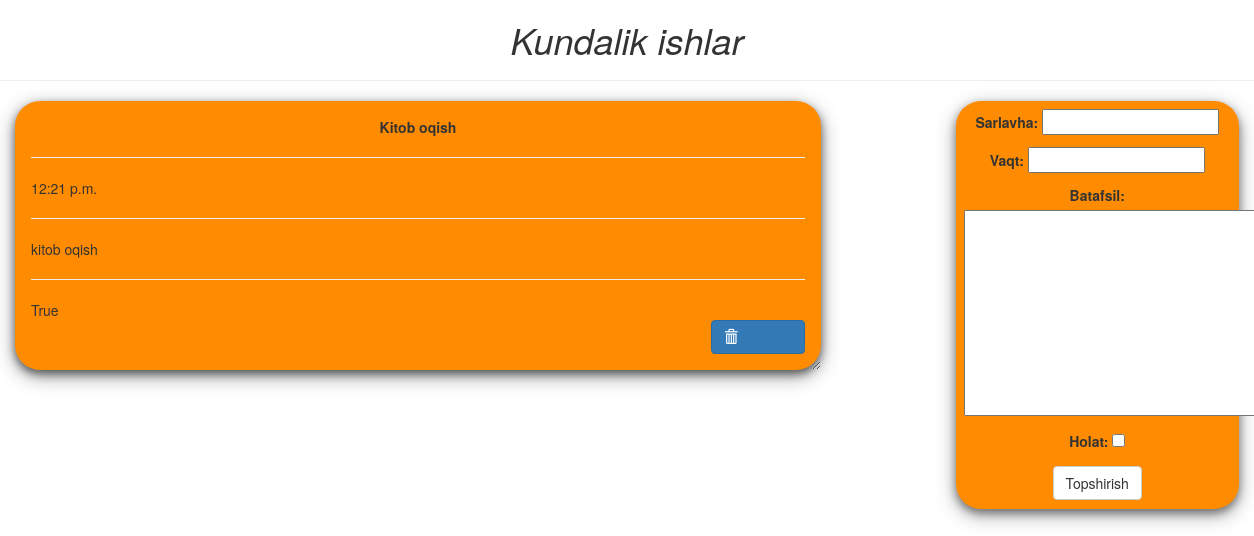
The page / on the database its author committed.
### asosiy/models.py (models this page shows, shortened)
class Reja(models.Model):
    sarlavha = models.CharField(max_length=60)
    vaqt = models.TimeField()
    batafsil = models.TextField()
    holat = models.BooleanField()

### asosiy/views.py (the view)
# urls.py: path('', reja),
def reja(request):
    if request.method == 'POST':
        form = RejaForm(request.POST)
        if form.is_valid():
            form.save()
            return redirect('/')
    data = {
        'reja': Reja.objects.all(),
        'forma':RejaForm
    }
    return render(request, 'todo (2).html', data)

### templates/todo (2).html (shortened to what this page needs)
<!DOCTYPE html>
<html lang="en" dir="ltr">
<head>
  <link rel="stylesheet" href="https://maxcdn.bootstrapcdn.com/bootstrap/3.3.7/css/bootstrap.min.css">
</head>
<body  class="container-fluid">
  <center class="row">
    <h1><i>Kundalik ishlar</i></h1>
    <hr />
  </center>
  <div class="row">
    <div class="col-md-8">
      {% for i in reja %}
      <div class="card">
        <center><b>{{i.sarlavha}}</b></center>
        <hr/>
        {{i.vaqt}}
        <hr/>
        {{i.batafsil}}
        <hr/>
        {{i.holat}}
        <br />
        <button class="btn btn-primary" style="float: right;"><span class="glyphicon glyphicon-trash"></span><a href="/reja/{{i.id}}/">O'chirish</a></button>
      </div>
      {% endfor %}
    </div>
    <div class="col-md-1"> </div>
    <div class="col-md-3" >
      <div  class="submit_form">
      <form  method="post" >{% csrf_token %}
        {{forma.as_p}}
        <center>
        <button type="submit" class="btn btn-default">Topshirish</button>
      </center>
      </form>
    </div>
  </div>
</div>
</body>
</html>

### templates/todo (2).html (style rules this page uses)
.card { box-shadow: 0 4px 8px 0 rgba(0,0,0,0.5), 0 6px 20px 0 rgba(0,0,0,0.39); background: DarkOrange; margin-bottom : 5%; border-radius: 25px; padding : 2%; overflow: auto; resize: both; text-overflow: ellipsis; }
.submit_form { text-align: center; padding: 3%; background: DarkOrange; border-radius: 25px; box-shadow: 0 4px 8px 0 rgba(0,0,0,0.4), 0 6px 20px 0 rgba(0,0,0,0.36); }

### rows shown on the page
Reja: sarlavha "Kitob oqish", vaqt "12:21 p.m.", batafsil "kitob oqish", holat "True"
